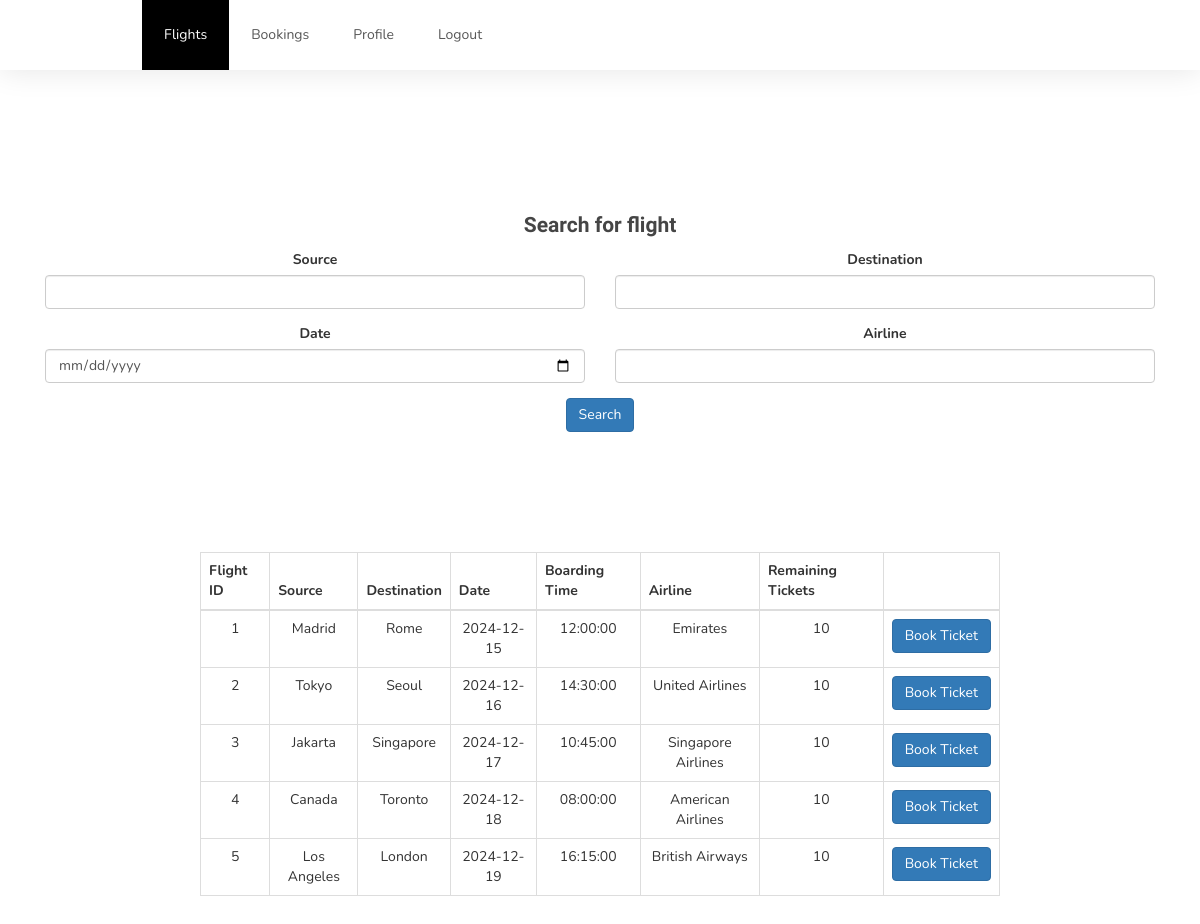
Screenshot of /airline2/flights.php with the database file from the repository.
### tables this page shows
CREATE TABLE `flights` (
  `flight_id` varchar(30) NOT NULL,
  `source` varchar(30) DEFAULT NULL,
  `destination` varchar(30) DEFAULT NULL,
  `date` date DEFAULT NULL,
  `boarding_time` time DEFAULT NULL,
  `airline` varchar(30) DEFAULT NULL,
  `pilot_id` varchar(30) DEFAULT NULL,
  `hangar_id` varchar(30) DEFAULT NULL,
  `capacity` int(11) DEFAULT NULL,
  `booked` int(11) DEFAULT NULL
);

### airline2/flights.php (the view, shortened to what this page needs)
<!DOCTYPE html>
<html lang="en">
<head>
     <link rel="stylesheet" href="css/bootstrap.min.css">
     <link rel="stylesheet" href="css/font-awesome.min.css">
     <link rel="stylesheet" href="css/owl.carousel.css">
     <link rel="stylesheet" href="css/owl.theme.default.min.css">
     <link rel="stylesheet" href="css/style.css">
</head>
<body id="top" data-spy="scroll" data-target=".navbar-collapse" data-offset="50">
    <section class="navbar custom-navbar navbar-fixed-top navbar-custom" role="navigation">
        <div class="container">
            <div class="collapse navbar-collapse">
                <ul class="nav navbar-nav navbar-nav-first">
                    <li class="active"><a href="flights.php">Flights</a></li>
                    <li><a href="bookings.php">Bookings</a></li>
                    <li><a href="profile.php">Profile</a></li>
                    <li><a href="login.php">Logout</a></li>
                </ul>
            </div>
        </div>
    </section>
    <section class="search-bars" style="margin-top: 20px; margin-bottom: 5px; text-align: center;">
        <div class="container">
            <div class="search-container">
                <form method="post" class="search-form">
                    <div class="form-row">
                        <h3>Search for flight</h3>
                        <div class="form-group col-md-6">
                            <label for="source">Source</label>
                            <input type="text" name="source" id="source" class="form-control">
                        </div>
                        <div class="form-group col-md-6">
                            <label for="destination">Destination</label>
                            <input type="text" name="destination" id="destination" class="form-control">
                        </div>
                        <div class="form-group col-md-6">
                            <label for="date">Date</label>
                            <input type="date" name="date" id="date" class="form-control">
                        </div>
                        <div class="form-group col-md-6">
                            <label for="airline">Airline</label>
                            <input type="text" name="airline" id="airline" class="form-control">
                        </div>
                    </div>
                    <div class="form-group">
                        <input type="submit" name="submit" class="btn btn-primary" value="Search">
                    </div>
                </form>
            </div>
        </div>
    </section>
    <?php
    require_once('dbconnect.php');
    if (isset($_POST["submit"])) {
        $source = $_POST["source"];
        $destination = $_POST["destination"];
        $date = $_POST["date"];
        $airline = $_POST["airline"];
        $sql = "SELECT * FROM `flights` WHERE 1";
        if (!empty($source)) {
            $sql .= " AND source = '$source'";
        }
        if (!empty($destination)) {
            $sql .= " AND destination = '$destination'";
        }
        if (!empty($date)) {
            $sql .= " AND date = '$date'";
        }
        if (!empty($airline)) {
            $sql .= " AND airline = '$airline'";
        }
        $result = $conn->query($sql);
    } else {
        $result = $conn->query("SELECT * FROM `flights`");
    }
    ?>
    <div class="container result-container" style="margin-top: 5px; margin-bottom: 80px;">
        <table class="table table-bordered">
            <thead>
                <tr>
                    <th>Flight ID</th>
                    <th>Source</th>
                    <th>Destination</th>
                    <th>Date</th>
                    <th>Boarding Time</th>
                    <th>Airline</th>
                    <th>Remaining Tickets</th>
                    <th></th>
                </tr>
            </thead>
            <tbody>
                <?php
                while ($row = $result->fetch_assoc()) {
                    ?>
                    <tr>
                        <td><?php echo $row["flight_id"]; ?></td>
                        <td><?php echo $row["source"]; ?></td>
                        <td><?php echo $row["destination"]; ?></td>
                        <td><?php echo $row["date"]; ?></td>
                        <td><?php echo $row["boarding_time"]; ?></td>
                        <td><?php echo $row["airline"]; ?></td>
                        <td><?php echo $row["capacity"] - $row["booked"]; ?></td>
                        <td>
                            <a href="tickets.php?flight_id=<?php echo $row["flight_id"]; ?>" class="btn btn-primary">Book Ticket</a>
                        </td>
                    </tr>
                    <?php
                }
                ?>
            </tbody>
        </table>
    </div>
</body>
</html>

### airline2/css/style.css (style rules this page uses)
body { background: #ffffff; font-family: 'Nunito', sans-serif; overflow-x: hidden; padding-top: 70px; }
h1,h2,h3,h4,h5,h6 { font-family: 'Muli', sans-serif; font-weight: bold; line-height: inherit; }
h3 { font-size: 1.5em; }
h3, h3 a { color: #454545; }
html { -webkit-font-smoothing: antialiased; }
a { color: #252525; -webkit-transition: 0.5s; transition: 0.5s; text-decoration: none !important; }
a, input, button, .form-control { -webkit-transition: 0.5s; transition: 0.5s; }
section { position: relative; padding: 100px 0; }
.custom-navbar { background: #ffffff; border-top: 5px solid #29ca8e; border-bottom: 0; -webkit-box-shadow: 0 1px 30px rgba(0, 0, 0, 0.1); -moz-box-shadow: 0 1px 30px rgba(0, 0, 0, 0.1); box-shadow: 0 1px 30px rgba(0, 0, 0, 0.1); padding: 12px 0; margin-bottom: 0; padding: 0; }
.custom-navbar .navbar-nav.navbar-nav-first { margin-left: 8em; }
.custom-navbar .nav li a { line-height: 40px; color: #575757; padding-right: 22px; padding-left: 22px; }
.custom-navbar .nav li.active > a { background-color: #29ca8e; color: #ffffff; }
section, .section-background .item, .section-background .courses-thumb, .section-background .team-thumb, main > section:nth-child(even) .item, main > section:nth-child(even) .courses-thumb, main > section:nth-child(even) .team-thumb, main > section { background: #fff; }

### airline2/flights.php (style rules this page uses)
.result-container { text-align: center; margin-top: 20px; }
.table { width: 100%; max-width: 800px; margin: 0 auto; }
.navbar-custom .navbar-nav-first > li > a:hover, .navbar-custom .navbar-nav-first > li.active > a { color: #fff !important; background-color: #000 !important; }
.navbar-custom { border-color: #000 !important; border: none !important; }

### rows the page displays
flights: flight_id "1", source "Madrid", destination "Rome", date "2024-12-15", boarding_time "12:00:00", airline "Emirates", $row['capacity']-$row['booked'] "10"
flights: flight_id "2", source "Tokyo", destination "Seoul", date "2024-12-16", boarding_time "14:30:00", airline "United Airlines", $row['capacity']-$row['booked'] "10"
flights: flight_id "3", source "Jakarta", destination "Singapore", date "2024-12-17", boarding_time "10:45:00", airline "Singapore Airlines", $row['capacity']-$row['booked'] "10"
flights: flight_id "4", source "Canada", destination "Toronto", date "2024-12-18", boarding_time "08:00:00", airline "American Airlines", $row['capacity']-$row['booked'] "10"
flights: flight_id "5", source "Los Angeles", destination "London", date "2024-12-19", boarding_time "16:15:00", airline "British Airways", $row['capacity']-$row['booked'] "10"
